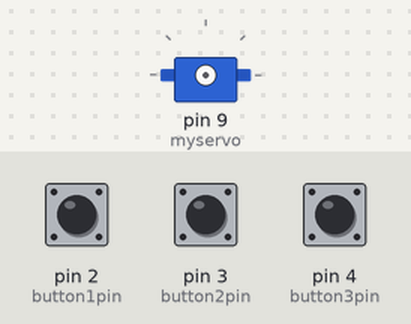
Bench run of a sketch on a simulated Arduino Uno, built with avr-gcc and run on an emulated ATmega328P. Parts: servo. The inputs (shaded band) are chosen by the test bench; at power-on: pin 3 (button2pin) LOW, pin 2 (button1pin) LOW, pin 4 (button3pin) LOW.

Above: at 1.2 s.
1.3 s: pin 3 (button2pin) pulled HIGH for 0.15 s
2.9 s: pin 2 (button1pin) pulled HIGH for 0.15 s
At 4.0 s:
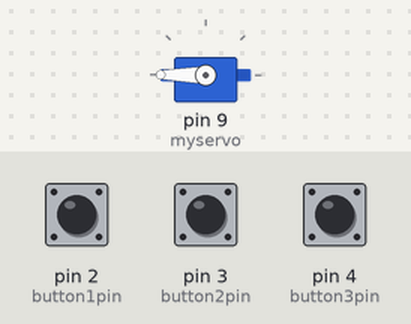
4.5 s: pin 3 (button2pin) pulled HIGH for 1 s
At 5.2 s:
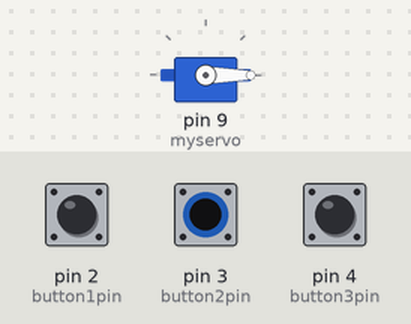
7.0 s: pin 2 (button1pin) pulled HIGH for 1 s
At 8.3 s:
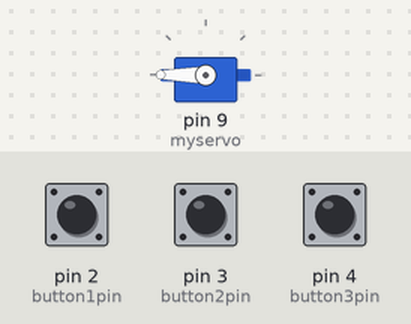
Timing chart, 0 to 10.0 s (numbered marks = the images above; inputs shaded):
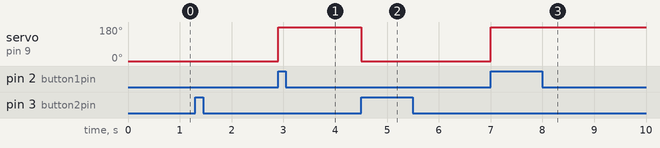

Measured:
- after the input at 2.9 s, servo on pin 9 (myservo): 0° → 180° at once
- after the input at 4.5 s, servo on pin 9 (myservo): 180° → 0° at once
- after the input at 7.0 s, servo on pin 9 (myservo): 0° → 180° at once

The sketch:

servo-buttons-no-neopixel.ino
```cpp
#include <Servo.h>
Servo myservo;

const int button1pin = 2; //number of button pins
const int button2pin = 3;
const int button3pin = 4;

int buttonState1 = 0;
int buttonState2 = 0;
int buttonState3 = 0;

int pos=1;

void setup() {
  pinMode(button1pin, INPUT);
  pinMode(button2pin, INPUT);
  pinMode(button3pin, INPUT);
}

void loop() {
  buttonState1=digitalRead(button1pin);
  buttonState2=digitalRead(button2pin);
  buttonState3=digitalRead(button3pin);

  if(buttonState1 == HIGH)
  {
    if (pos==1){
    }
    else if(pos==2)
    {
      myservo.attach(9);
      myservo.write(180);
      delay(200);
      myservo.detach();
    }
    else if(pos==3)
    {
      myservo.attach(9);
      myservo.write(180);
      delay(700);
      myservo.detach();
    }
    pos=1;
  }
  else if(buttonState2 == HIGH)
  {
    if(pos==1){
      myservo.attach(9);
      myservo.write(0);
      delay(200);
      myservo.detach();
    }else if(pos==2){
    }
    else if(pos==3){
      myservo.attach(9);
      myservo.write(180);
      delay(200);
      myservo.detach();
    }
    pos=2;
    }
  else if(buttonState3 == HIGH)
  {
    if(pos==1){
      myservo.attach(9);
      myservo.write(0);
      delay(700);
      myservo.detach();
    }else if(pos==2){
      myservo.attach(9);
      myservo.write(0);
      delay(200);
      myservo.detach();
    }else if(pos==3){
    }
    pos=3;
    }
}
```
